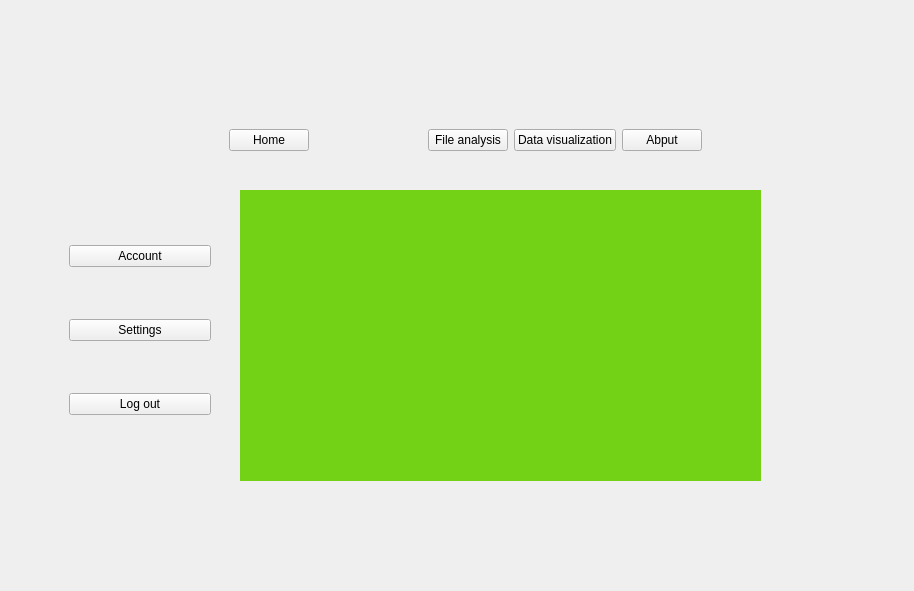
<?xml version="1.0" encoding="UTF-8"?>
<ui version="4.0">
 <class>Form</class>
 <widget class="QWidget" name="Form">
  <property name="geometry">
   <rect>
    <x>0</x>
    <y>0</y>
    <width>914</width>
    <height>591</height>
   </rect>
  </property>
  <property name="windowTitle">
   <string>Form</string>
  </property>
  <widget class="QFrame" name="user_menu">
   <property name="geometry">
    <rect>
     <x>60</x>
     <y>190</y>
     <width>160</width>
     <height>281</height>
    </rect>
   </property>
   <property name="styleSheet">
    <string notr="true"/>
   </property>
   <layout class="QVBoxLayout" name="verticalLayout">
    <item>
     <spacer name="horizontalSpacer">
      <property name="orientation">
       <enum>Qt::Horizontal</enum>
      </property>
      <property name="sizeHint" stdset="0">
       <size>
        <width>40</width>
        <height>20</height>
       </size>
      </property>
     </spacer>
    </item>
    <item>
     <widget class="QPushButton" name="account_button">
      <property name="text">
       <string>Account</string>
      </property>
     </widget>
    </item>
    <item>
     <spacer name="horizontalSpacer_2">
      <property name="orientation">
       <enum>Qt::Horizontal</enum>
      </property>
      <property name="sizeHint" stdset="0">
       <size>
        <width>40</width>
        <height>20</height>
       </size>
      </property>
     </spacer>
    </item>
    <item>
     <widget class="QPushButton" name="settings_button">
      <property name="text">
       <string>Settings</string>
      </property>
     </widget>
    </item>
    <item>
     <spacer name="horizontalSpacer_3">
      <property name="orientation">
       <enum>Qt::Horizontal</enum>
      </property>
      <property name="sizeHint" stdset="0">
       <size>
        <width>40</width>
        <height>20</height>
       </size>
      </property>
     </spacer>
    </item>
    <item>
     <widget class="QPushButton" name="log_out_button">
      <property name="text">
       <string>Log out</string>
      </property>
     </widget>
    </item>
    <item>
     <spacer name="horizontalSpacer_4">
      <property name="orientation">
       <enum>Qt::Horizontal</enum>
      </property>
      <property name="sizeHint" stdset="0">
       <size>
        <width>40</width>
        <height>20</height>
       </size>
      </property>
     </spacer>
    </item>
   </layout>
  </widget>
  <widget class="QFrame" name="horizontalFrame">
   <property name="geometry">
    <rect>
     <x>220</x>
     <y>100</y>
     <width>491</width>
     <height>81</height>
    </rect>
   </property>
   <layout class="QHBoxLayout" name="horizontalLayout">
    <item>
     <widget class="QPushButton" name="home_button">
      <property name="styleSheet">
       <string notr="true">QPushButton:hover {
background-color:red;
}</string>
      </property>
      <property name="text">
       <string>Home</string>
      </property>
     </widget>
    </item>
    <item>
     <spacer name="horizontalSpacer_5">
      <property name="orientation">
       <enum>Qt::Horizontal</enum>
      </property>
      <property name="sizeHint" stdset="0">
       <size>
        <width>40</width>
        <height>20</height>
       </size>
      </property>
     </spacer>
    </item>
    <item>
     <spacer name="horizontalSpacer_6">
      <property name="orientation">
       <enum>Qt::Horizontal</enum>
      </property>
      <property name="sizeHint" stdset="0">
       <size>
        <width>40</width>
        <height>20</height>
       </size>
      </property>
     </spacer>
    </item>
    <item>
     <widget class="QPushButton" name="file_analysis_button">
      <property name="text">
       <string>File analysis</string>
      </property>
     </widget>
    </item>
    <item>
     <widget class="QPushButton" name="data_vis_button">
      <property name="text">
       <string>Data visualization</string>
      </property>
     </widget>
    </item>
    <item>
     <widget class="QPushButton" name="about_button">
      <property name="text">
       <string>Abput</string>
      </property>
     </widget>
    </item>
   </layout>
  </widget>
  <widget class="QLabel" name="logo_label">
   <property name="geometry">
    <rect>
     <x>240</x>
     <y>190</y>
     <width>521</width>
     <height>291</height>
    </rect>
   </property>
   <property name="styleSheet">
    <string notr="true">QLabel{
	background-color: rgb(115, 210, 22);
}</string>
   </property>
   <property name="text">
    <string/>
   </property>
  </widget>
  <widget class="QLabel" name="label">
   <property name="geometry">
    <rect>
     <x>830</x>
     <y>10</y>
     <width>67</width>
     <height>17</height>
    </rect>
   </property>
   <property name="text">
    <string/>
   </property>
  </widget>
  <widget class="QLabel" name="label_2">
   <property name="geometry">
    <rect>
     <x>70</x>
     <y>100</y>
     <width>131</width>
     <height>81</height>
    </rect>
   </property>
   <property name="text">
    <string/>
   </property>
  </widget>
 </widget>
 <resources/>
 <connections/>
</ui>
